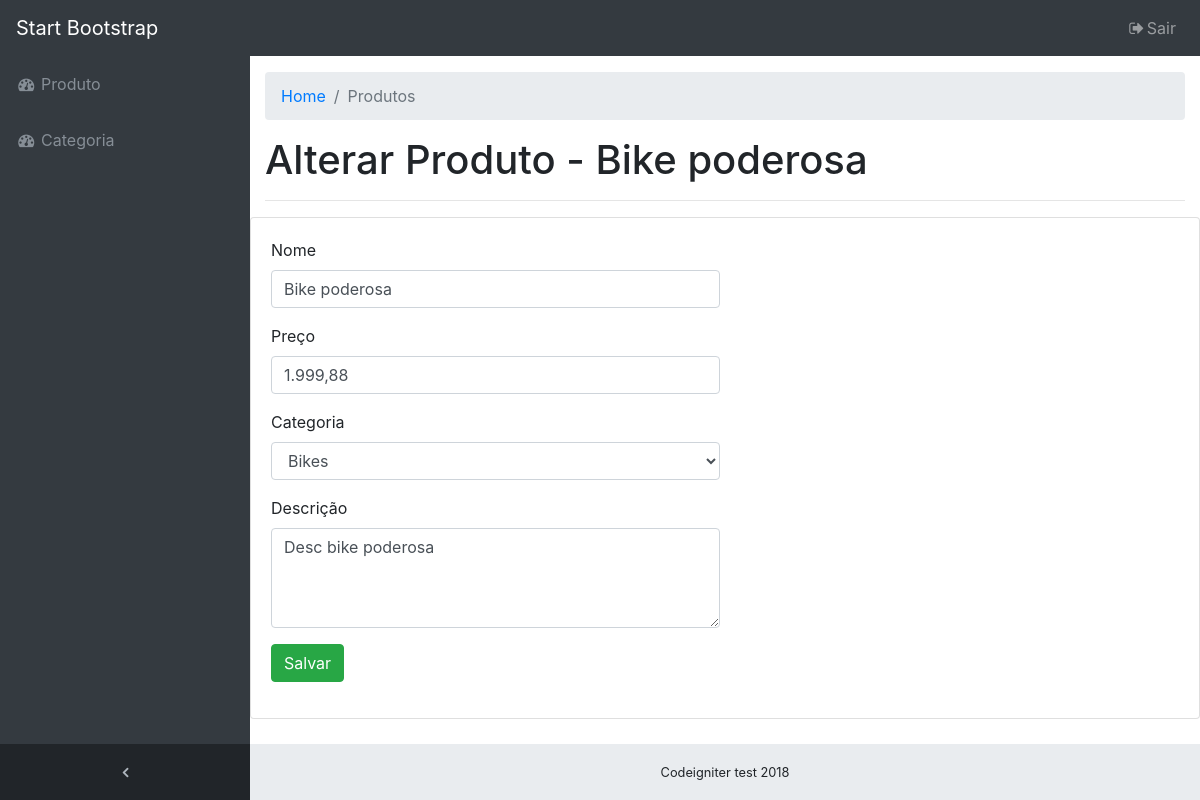
/produto/alterar/16, run on the app's committed database.
### tables this page shows
CREATE TABLE `product` (
  `id` int(11) NOT NULL AUTO_INCREMENT,
  `created_at` datetime NOT NULL DEFAULT CURRENT_TIMESTAMP,
  `updated_at` datetime NOT NULL DEFAULT CURRENT_TIMESTAMP,
  `name` varchar(255) DEFAULT NULL,
  `description` longtext,
  `price` decimal(14,2) DEFAULT NULL,
  `category_id` int(11) NOT NULL,
  PRIMARY KEY (`id`),
  KEY `product_fk_category_id` (`category_id`),
  CONSTRAINT `product_fk_category_id` FOREIGN KEY (`category_id`) REFERENCES `category` (`id`) ON DELETE CASCADE ON UPDATE CASCADE
);

### application/core/MY_Controller.php (called while the page is built, shortened)
<?php
class MY_Controller extends CI_Controller {
	public function __construct() {
		$this->load->library('CustomAutoloader');
		$this->load->library('session');
		$this->load->helper('url');
	}
	public function loadViews($container_view=null, $data=null)
	{
		$data = [
			'header' => $this->load->view('layout/header', null, true),
			'base_menus' => $this->load->view('layout/base_menus', null, true),
			'container' => $this->getContainerView($container_view, $data),
			'footer' => $this->load->view('layout/footer', null, true),
		];
		$this->load->view('layout/layout', $data);
	}
	public function getContainerView($container_view=null, $data=null)
	{
		return $this->load->view($container_view, $data, true);
	}
}

### application/controllers/Produto.php (called while the page is built, shortened)
<?php
class Produto extends MY_Controller {
	public function alterar($id = null)
	{
		if ($id) {
			$product = $this->product_model->get_by_id($id);
			$data = [
				'product' => $product,
				'list_category_select' => $this->category_model->get_all_for_input_select(),
				'message_success' => false,
			];
			$this->form_validation->set_rules('name', 'Nome', 'required');
			$this->form_validation->set_rules('description', 'Descrição', 'required');
			$this->form_validation->set_rules('category', 'Categoria', 'required');
			$this->form_validation->set_rules('price', "Preço", 'required|callback_validate_decimal_brasil');
			$this->form_validation->set_message('validate_decimal_brasil','Campo Preço deve conter um valor decimal, exemplo: 10,50');
			if ($this->form_validation->run() === FALSE)
			{
				$this->loadViews('produto/form', $data);
			}
			else
			{
				$this->product_model->update($id);
				$this->session->set_flashdata('update', true);
				redirect('produto_index');
			}
		}
	}
}

### index.php (called while the page is built, shortened)
<?php
require_once BASEPATH.'core/CodeIgniter.php';

### application/models/Product_model.php (called while the page is built, shortened)
<?php
class Product_model extends CI_Model {
	public function get_by_id($id)
	{
		return $this->db->get_where('product', array('id' => $id))->custom_row_object(0, 'models\\Product');
	}
}

### application/models/Product.php (called while the page is built, shortened)
<?php
class Product
{
	public $price;
	public function get_price()
	{
		return number_format($this->price, '2', ',', '.');
	}
}

### application/views/produto/form.php (the view, shortened to what this page needs)
<div class="content-wrapper">
	<div class="container-fluid">
		<ol class="breadcrumb">
			<li class="breadcrumb-item">
				<a href="#">Home</a>
			</li>
			<li class="breadcrumb-item active">Produtos</li>
		</ol>
		<?php
		if($product) {
			echo("<h1>Alterar Produto - {$product->name}</h1>");
		} else {
			echo("<h1>Novo Produto</h1>");
		}
		?>
		<hr>
	</div>
	<div class="card">
		<div class="card-body">
			<?php
			if($product) {
				echo(form_open("produto/alterar/{$product->id}"));
			} else {
				echo(form_open('produto/novo'));
			}
			?>
			<div class="form-group">
				<div class="form-row">
					<div class="col-md-6">
						<?php echo(form_label('Nome', 'name')); ?>
						<?php echo(form_input('name', ($product ? $product->name : ''), ['id' => 'name', 'class' => 'form-control'])); ?>
					</div>
				</div>
			</div>
			<div class="form-group">
				<div class="form-row">
					<div class="col-md-6">
						<?php echo(form_label('Preço', 'price')); ?>
						<?php echo(form_input('price', ($product ? $product->get_price() : ''), ['id' => 'price', 'class' => 'form-control input-decimal'])); ?>
					</div>
				</div>
			</div>
			<div class="form-group">
				<div class="form-row">
					<div class="col-md-6">
						<?php echo(form_label('Categoria', 'category')); ?>
						<?php echo(form_dropdown('category', $list_category_select, ($product ? $product->category_id : ''), ['id' => 'category', 'class' => 'form-control'])); ?>
					</div>
				</div>
			</div>
			<div class="form-group">
				<div class="form-row">
					<div class="col-md-6">
						<?php echo(form_label('Descrição', 'description')); ?>
						<?php echo(form_textarea('description', ($product ? $product->description : ''), ['id' => 'description', 'class' => 'form-control textaera-default'])); ?>
					</div>
				</div>
			</div>
			<div class="form-group">
				<div class="form-row">
					<div class="col-md-6">
						<?php echo(form_submit('Salvar', "Salvar", ['class' => 'btn btn-success'])) ?>
					</div>
				</div>
			</div>
			<?php echo form_close(); ?>
		</div>
	</div>
</div>

### static/css/sb-admin.css (style rules this page uses)
html { position: relative; min-height: 100%; }
body { overflow-x: hidden; }
body.sticky-footer { margin-bottom: 56px; }
body.sticky-footer .content-wrapper { min-height: calc(100vh - 56px - 56px); }
body.fixed-nav { padding-top: 56px; }
.content-wrapper { min-height: calc(100vh - 56px); padding-top: 1rem; }
.content-wrapper { overflow-x: hidden; background: white; }
@media (min-width: 992px) { .content-wrapper { margin-left: 250px; } }

### application/views/produto/form.php (style rules this page uses)
.textaera-default { width: 100%; height: 100px; }

### data on the page
product: name "Bike poderosa", price "1.999,88", category "Bikes", description "Desc bike poderosa"

### other printed values
form_label('Nome', 'name') "Nome"
form_label('Preço', 'price') "Preço"
form_label('Categoria', 'category') "Categoria"
form_label('Descrição', 'description') "Descrição"
